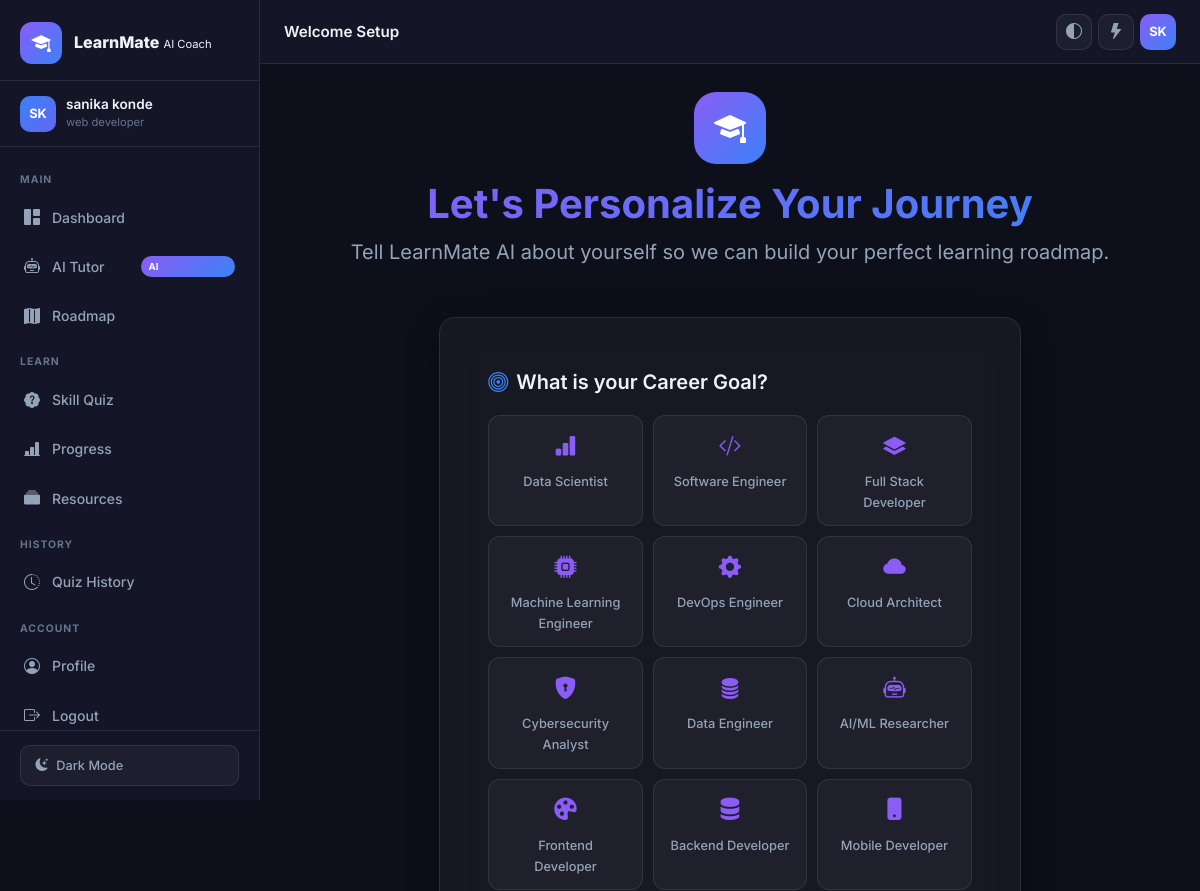
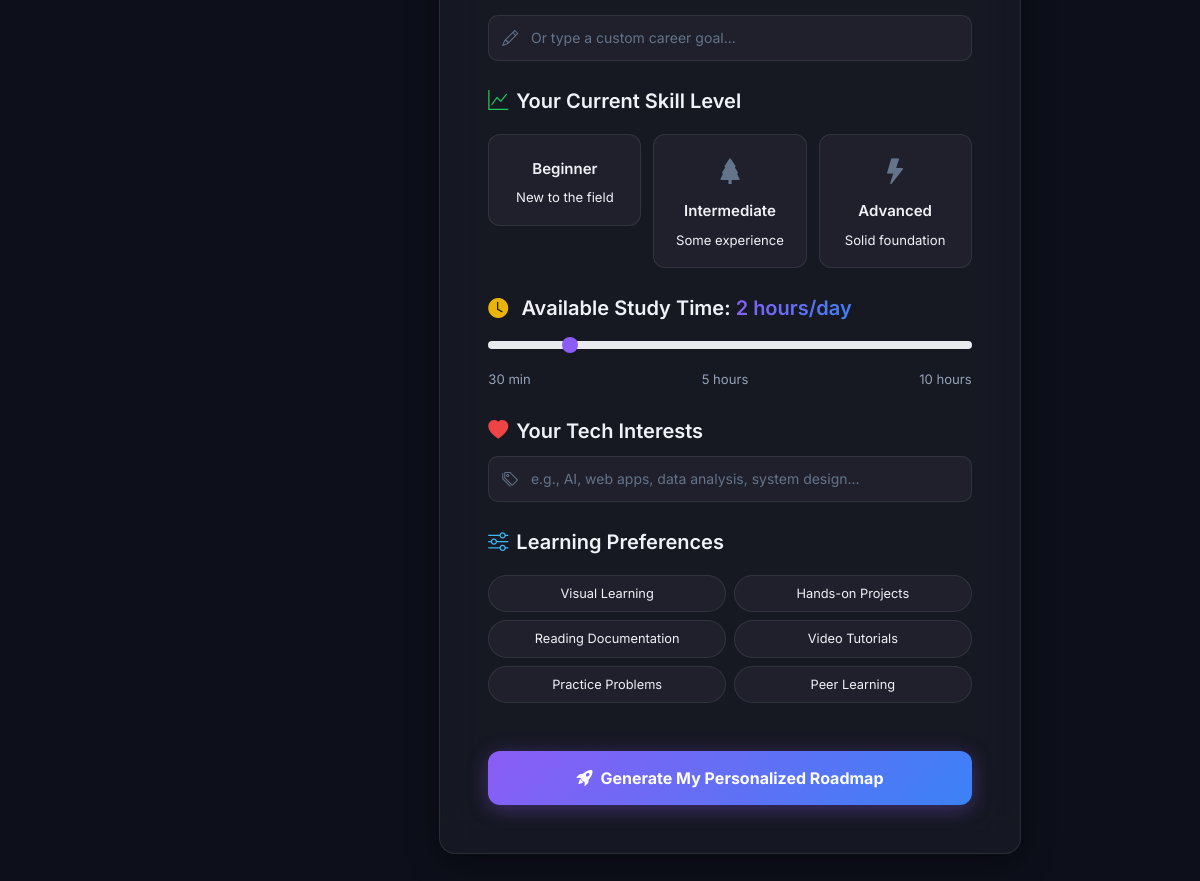
The app's page /auth/onboarding (signed in) with its own data (2 pictures, top to bottom).
### app/models.py (models this page shows, shortened)
class User(db.Model, UserMixin):
    __tablename__ = "users"
    id = db.Column(db.Integer, primary_key=True)
    username = db.Column(db.String(64), unique=True, nullable=False, index=True)
    email = db.Column(db.String(120), unique=True, nullable=False, index=True)
    password_hash = db.Column(db.String(256), nullable=False)
    full_name = db.Column(db.String(128), nullable=True)
    avatar_initials = db.Column(db.String(4), nullable=True)
    bio = db.Column(db.Text, nullable=True)
    career_goal = db.Column(db.String(128), nullable=True)
    current_skill_level = db.Column(db.String(32), nullable=True)  # beginner/intermediate/advanced
    learning_preferences = db.Column(db.Text, nullable=True)       # JSON string
    available_study_hours = db.Column(db.Float, nullable=True)
    interests = db.Column(db.Text, nullable=True)
    is_active = db.Column(db.Boolean, default=True, nullable=False)
    theme_preference = db.Column(db.String(16), default="dark")
    created_at = db.Column(db.DateTime, default=datetime.utcnow, nullable=False)
    updated_at = db.Column(db.DateTime, default=datetime.utcnow, onupdate=datetime.utcnow)
    last_login = db.Column(db.DateTime, nullable=True)
    onboarding_complete = db.Column(db.Boolean, default=False)
    roadmaps = db.relationship("LearningRoadmap", backref="user", lazy="dynamic", cascade="all, delete-orphan")
    quiz_sessions = db.relationship("QuizSession", backref="user", lazy="dynamic", cascade="all, delete-orphan")
    study_sessions = db.relationship("StudySession", backref="user", lazy="dynamic", cascade="all, delete-orphan")
    chat_sessions = db.relationship("ChatSession", backref="user", lazy="dynamic", cascade="all, delete-orphan")
    progress_logs = db.relationship("ProgressLog", backref="user", lazy="dynamic", cascade="all, delete-orphan")
    def get_display_name(self):
        return self.full_name or self.username
    def get_initials(self):
        if self.full_name:
            parts = self.full_name.strip().split()
            if len(parts) >= 2:
                return (parts[0][0] + parts[-1][0]).upper()
            return parts[0][:2].upper()
        return self.username[:2].upper()

### app/routes/auth.py (the view, shortened to what this page needs)
@auth_bp.route("/onboarding", methods=["GET", "POST"])
@login_required
def onboarding():
    if current_user.onboarding_complete:
        return redirect(url_for("dashboard.index"))
    return render_template("auth/onboarding.html")

### app/models.py (called while the page is built)
@login_manager.user_loader
def load_user(user_id):
    return User.query.get(int(user_id))

### app/templates/auth/onboarding.html (shortened to what this page needs)
{% extends "base.html" %}
{% block page_title %}Welcome Setup{% endblock %}
{% block content %}
<div class="onboarding-container">
  <div class="onboarding-header text-center mb-5">
    <div class="onboarding-icon mb-3">
      <i class="bi bi-mortarboard-fill"></i>
    </div>
    <h1 class="fw-bold gradient-text">Let's Personalize Your Journey</h1>
    <p class="text-muted fs-5">Tell LearnMate AI about yourself so we can build your perfect learning roadmap.</p>
  </div>
  <div class="row justify-content-center">
    <div class="col-lg-8">
      <form method="POST" action="{{ url_for('auth.onboarding') }}" class="glass-card p-5">
        <div class="mb-4">
          <label class="form-label fw-semibold fs-5 mb-3">
            <i class="bi bi-bullseye text-primary me-2"></i>What is your Career Goal?
          </label>
          <div class="career-goals-grid mb-3" id="careerGoalsGrid">
            {% for goal, icon, color in goals %}
            <div class="career-goal-card" onclick="selectGoal(this, '{{ goal }}')" data-goal="{{ goal }}">
              <i class="bi {{ icon }}"></i>
              <span>{{ goal }}</span>
            </div>
            {% endfor %}
          </div>
          <div class="input-group-premium mt-2">
            <i class="bi bi-pencil input-icon"></i>
            <input type="text" name="career_goal" id="careerGoalInput"
                   class="form-control-premium" placeholder="Or type a custom career goal..."
                   required/>
          </div>
        </div>
        <div class="mb-4">
          <label class="form-label fw-semibold fs-5 mb-3">
            <i class="bi bi-graph-up text-success me-2"></i>Your Current Skill Level
          </label>
          <div class="skill-levels-row">
            <label class="skill-level-option">
              <div class="skill-level-card">
                <span class="fw-semibold">Beginner</span>
                <small>New to the field</small>
              </div>
            </label>
            <label class="skill-level-option">
              <div class="skill-level-card">
                <i class="bi bi-tree-fill"></i>
                <span class="fw-semibold">Intermediate</span>
                <small>Some experience</small>
              </div>
            </label>
            <label class="skill-level-option">
              <div class="skill-level-card">
                <i class="bi bi-lightning-fill"></i>
                <span class="fw-semibold">Advanced</span>
                <small>Solid foundation</small>
              </div>
            </label>
          </div>
        </div>
        <div class="mb-4">
          <label class="form-label fw-semibold fs-5 mb-2">
            <i class="bi bi-clock-fill text-warning me-2"></i>
            Available Study Time: <span id="hoursDisplay" class="gradient-text">2 hours/day</span>
          </label>
          <input type="range" name="study_hours" id="studyHoursSlider"
                 class="form-range study-slider" min="0.5" max="10" step="0.5" value="2"
                 oninput="document.getElementById('hoursDisplay').textContent = this.value + ' hours/day'"/>
          <div class="d-flex justify-content-between small text-muted mt-1">
            <span>30 min</span><span>5 hours</span><span>10 hours</span>
          </div>
        </div>
        <div class="mb-4">
          <label class="form-label fw-semibold fs-5 mb-2">
            <i class="bi bi-heart-fill text-danger me-2"></i>Your Tech Interests
          </label>
          <div class="input-group-premium">
            <i class="bi bi-tags input-icon"></i>
            <input type="text" name="interests" class="form-control-premium"
                   placeholder="e.g., AI, web apps, data analysis, system design..."/>
          </div>
        </div>
        <div class="mb-5">
          <label class="form-label fw-semibold fs-5 mb-3">
            <i class="bi bi-sliders text-info me-2"></i>Learning Preferences
          </label>
          <div class="preferences-grid">
            {% for pref in ['Visual Learning', 'Hands-on Projects', 'Reading Documentation', 'Video Tutorials', 'Practice Problems', 'Peer Learning'] %}
            <label class="pref-chip">
              <span>{{ pref }}</span>
            </label>
            {% endfor %}
          </div>
        </div>
        <button type="submit" class="btn-auth-submit w-100" id="onboardingSubmit">
          <span id="onboardingBtnText">
            <i class="bi bi-rocket-takeoff-fill me-2"></i>Generate My Personalized Roadmap
          </span>
        </button>
      </form>
    </div>
  </div>
</div>
{% endblock %}

### app/templates/base.html (shortened to what this page needs)
<!DOCTYPE html>
<html lang="en" data-theme="{{ current_user.theme_preference if current_user.is_authenticated else 'dark' }}">
<head>
  <link href="https://cdn.jsdelivr.net/npm/bootstrap@5.3.3/dist/css/bootstrap.min.css" rel="stylesheet"/>
  <link href="https://cdn.jsdelivr.net/npm/bootstrap-icons@1.11.3/font/bootstrap-icons.css" rel="stylesheet"/>
  <link rel="stylesheet" href="https://cdnjs.cloudflare.com/ajax/libs/highlight.js/11.9.0/styles/github-dark.min.css" id="hljs-theme"/>
  <link href="{{ url_for('static', filename='css/main.css') }}" rel="stylesheet"/>
</head>
<body>
<div class="toast-container position-fixed top-0 end-0 p-3" style="z-index:9999">
</div>
{% if current_user.is_authenticated %}
<div class="sidebar" id="sidebar">
  <div class="sidebar-brand">
    <div class="brand-icon">
      <i class="bi bi-mortarboard-fill"></i>
    </div>
    <div class="brand-text">
      <span class="brand-name">LearnMate</span>
      <span class="brand-tagline">AI Coach</span>
    </div>
  </div>
  <div class="sidebar-user">
    <div class="user-avatar">{{ current_user.get_initials() }}</div>
    <div class="user-info">
      <div class="user-name">{{ current_user.get_display_name()|truncate(18) }}</div>
      <div class="user-goal">{{ current_user.career_goal|truncate(22) if current_user.career_goal else 'Set your goal →' }}</div>
    </div>
  </div>
  <nav class="sidebar-nav">
    <div class="nav-section-label">Main</div>
    <a href="{{ url_for('dashboard.index') }}" class="nav-item {% if request.endpoint == 'dashboard.index' %}active{% endif %}">
      <i class="bi bi-grid-1x2-fill"></i>
      <span>Dashboard</span>
    </a>
    <a href="{{ url_for('tutor.index') }}" class="nav-item {% if request.blueprint == 'tutor' %}active{% endif %}">
      <i class="bi bi-robot"></i>
      <span>AI Tutor</span>
      <span class="nav-badge">AI</span>
    </a>
    <a href="{{ url_for('roadmap.index') }}" class="nav-item {% if request.blueprint == 'roadmap' %}active{% endif %}">
      <i class="bi bi-map-fill"></i>
      <span>Roadmap</span>
    </a>
    <div class="nav-section-label">Learn</div>
    <a href="{{ url_for('quiz.index') }}" class="nav-item {% if request.endpoint == 'quiz.index' %}active{% endif %}">
      <i class="bi bi-patch-question-fill"></i>
      <span>Skill Quiz</span>
    </a>
    <a href="{{ url_for('progress.index') }}" class="nav-item {% if request.blueprint == 'progress' %}active{% endif %}">
      <i class="bi bi-bar-chart-line-fill"></i>
      <span>Progress</span>
    </a>
    <a href="{{ url_for('resources.index') }}" class="nav-item {% if request.blueprint == 'resources' %}active{% endif %}">
      <i class="bi bi-collection-fill"></i>
      <span>Resources</span>
    </a>
    <div class="nav-section-label">History</div>
    <a href="{{ url_for('quiz.history') }}" class="nav-item {% if request.endpoint == 'quiz.history' %}active{% endif %}">
      <i class="bi bi-clock-history"></i>
      <span>Quiz History</span>
    </a>
    <div class="nav-section-label">Account</div>
    <a href="{{ url_for('auth.profile') }}" class="nav-item {% if request.endpoint == 'auth.profile' %}active{% endif %}">
      <i class="bi bi-person-circle"></i>
      <span>Profile</span>
    </a>
    <a href="{{ url_for('auth.logout') }}" class="nav-item nav-item-danger">
      <i class="bi bi-box-arrow-right"></i>
      <span>Logout</span>
    </a>
  </nav>
  <div class="sidebar-footer">
    <button class="theme-toggle" id="themeToggle" title="Toggle theme">
      <i class="bi bi-moon-stars-fill" id="themeIcon"></i>
      <span id="themeLabel">Dark Mode</span>
    </button>
  </div>
</div>
<div class="main-wrapper" id="mainWrapper">
  <header class="topbar">
    <div class="topbar-left">
      <div class="topbar-breadcrumb">
        <span class="breadcrumb-page">{% block page_title %}Dashboard{% endblock %}</span>
      </div>
    </div>
    <div class="topbar-right">
      <div class="topbar-actions">
        <button class="topbar-btn" onclick="toggleTheme()" title="Toggle Theme">
          <i class="bi bi-circle-half" id="topThemeIcon"></i>
        </button>
        <a href="{{ url_for('quiz.index') }}" class="topbar-btn" title="Take a Quiz">
          <i class="bi bi-lightning-fill"></i>
        </a>
        <div class="topbar-avatar" onclick="window.location='{{ url_for('auth.profile') }}'">
          {{ current_user.get_initials() }}
        </div>
      </div>
    </div>
  </header>
  <main class="page-content">
    {% block content %}{% endblock %}
  </main>
</div>
{% else %}
<main>{% block auth_content %}{% endblock %}</main>
{% endif %}
</body>
</html>

### records on screen
User: get_initials "SK", get_display_name "sanika konde", career_goal "web developer", is_active True (drawn)

### other values on screen
{{ goal }} "Data Scientist" "Software Engineer" "Full Stack Developer" "Machine Learning Engineer" "DevOps Engineer" "Cloud Architect" "Cybersecurity Analyst" "Data Engineer" "AI/ML Researcher" "Frontend Developer" "Backend Developer" "Mobile Developer"
{{ pref }} "Visual Learning" "Hands-on Projects" "Reading Documentation" "Video Tutorials" "Practice Problems" "Peer Learning"
